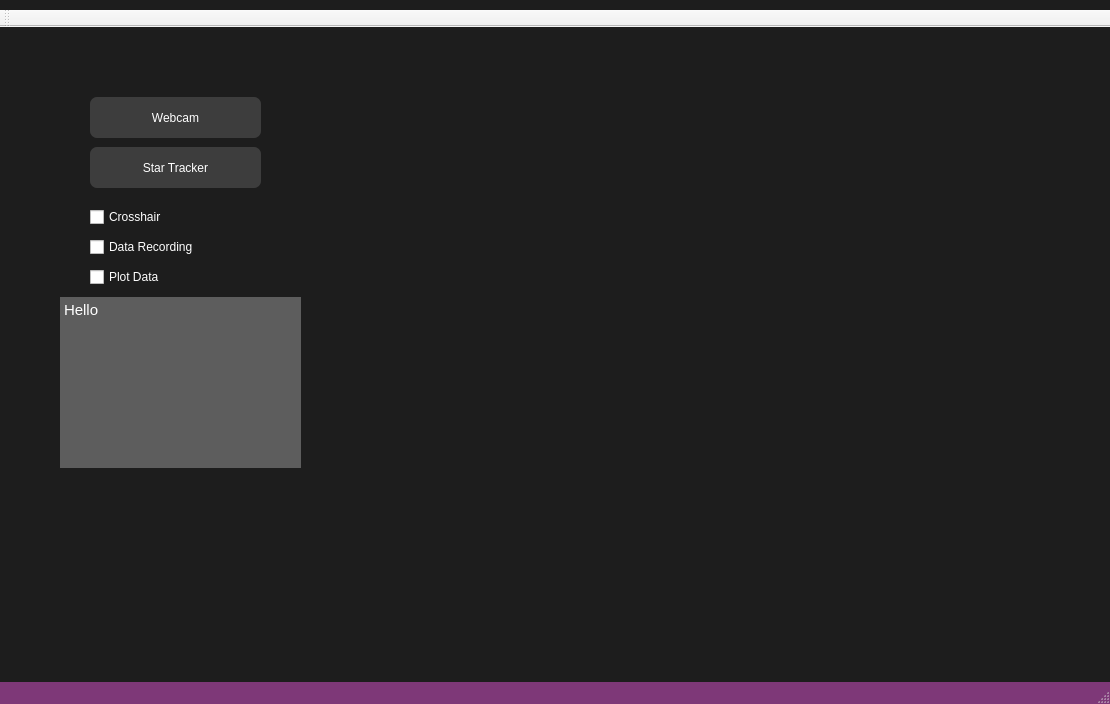
<?xml version="1.0" encoding="UTF-8"?>
<ui version="4.0">
 <class>MainWindow</class>
 <widget class="QMainWindow" name="MainWindow">
  <property name="geometry">
   <rect>
    <x>0</x>
    <y>0</y>
    <width>1110</width>
    <height>704</height>
   </rect>
  </property>
  <property name="font">
   <font>
    <weight>50</weight>
    <bold>false</bold>
   </font>
  </property>
  <property name="mouseTracking">
   <bool>false</bool>
  </property>
  <property name="windowTitle">
   <string extracomment="what is this">Webcam Stream</string>
  </property>
  <property name="styleSheet">
   <string notr="true">QMainWindow{
background-color:#1d1d1d;
}

QMenuBar{
background-color:#1d1d1d;
padding:5px;
	font: 12pt &quot;MS Shell Dlg 2&quot;;
}

QMenuBar::item{
background-color:#1d1d1d;
color:#fff;
padding:5px;

}

QMenu{
color:#fff;
padding:0;
}

QMenu::item:selected{
color:#fff;
background-color:#00aba9;
}

QTableWidget{
background-color:#3d3d3d;
color:#fff;
  selection-background-color: #da532c;
border:solid;
border-width:3px;
border-color:#da532c;
}
QHeaderView::section{
background-color:qlineargradient(spread:pad, x1:0, y1:0, x2:1, y2:0, stop:0 rgba(20, 158, 217, 255), stop:1 rgba(36, 158, 217, 255));
border:none;
border-top-style:solid;
border-width:1px;
border-top-color:qlineargradient(spread:pad, x1:0, y1:0, x2:1, y2:0, stop:0 rgba(20, 158, 217, 255), stop:1 rgba(36, 158, 217, 255));
color:#fff;

}
QHeaderView{
background-color:qlineargradient(spread:pad, x1:0, y1:0, x2:1, y2:0, stop:0 rgba(20, 158, 217, 255), stop:1 rgba(36, 158, 217, 255));

border:none;
border-top-style:solid;
border-width:1px;
border-top-color:#149ED9;
color:#fff;
	font: 75 12pt &quot;Calibri&quot;;
}

QTableCornerButton::section{
border:none;
background-color:#149ED9;
}

QListWidget{
background-color:#3d3d3d;
color:#fff;
}

QMenu{
background-color:#3d3d3d;
}
QStatusBar{
background-color:#7e3878;
color:#fff;
}

QPushButton{
border-style:solid;

background-color:#3d3d3d;
color:#fff;
border-radius:7px;
}

QTextBrowser{
border-style:solid;

background-color:#5d5d5d;
color:#fff;
}

QPushButton:hover{
color:#ccc;
	background-color: qlineargradient(spread:pad, x1:0.517, y1:0, x2:0.517, y2:1, stop:0 rgba(45, 45, 45, 255), stop:0.505682 rgba(45, 45, 45, 255), stop:1 rgba(29, 29, 29, 255));
	border-color:#2d89ef;
border-width:2px;
}

QPushButton:pressed{
background-color: qlineargradient(spread:pad, x1:0.517, y1:0, x2:0.517, y2:1, stop:0 rgba(29, 29, 29, 255), stop:0.505682 rgba(45, 45, 45, 255), stop:1 rgba(29, 29, 29, 255));
}


QTabWidget::tab{
background-color:#3d3d3d;
}

QLineEdit{
border-radius:0;
}

QProgressBar{
border-radius:0;
text-align:center;
color:#fff;
background-color:transparent;
border: 2px solid #e3a21a;
border-radius:7px;
	font: 75 12pt &quot;Open Sans&quot;;

}

QProgressBar::chunk{
background-color:#2d89ef;
width:20px;
}</string>
  </property>
  <widget class="QWidget" name="centralWidget">
   <widget class="QPushButton" name="pushButton_Apriltags">
    <property name="geometry">
     <rect>
      <x>90</x>
      <y>120</y>
      <width>171</width>
      <height>41</height>
     </rect>
    </property>
    <property name="text">
     <string>Star Tracker</string>
    </property>
   </widget>
   <widget class="QLabel" name="label">
    <property name="geometry">
     <rect>
      <x>330</x>
      <y>120</y>
      <width>561</width>
      <height>471</height>
     </rect>
    </property>
    <property name="text">
     <string/>
    </property>
   </widget>
   <widget class="QTextBrowser" name="textBrowser">
    <property name="geometry">
     <rect>
      <x>60</x>
      <y>270</y>
      <width>241</width>
      <height>171</height>
     </rect>
    </property>
    <property name="styleSheet">
     <string notr="true">font: 11pt &quot;Liberation Sans Narrow&quot;;</string>
    </property>
    <property name="html">
     <string>&lt;!DOCTYPE HTML PUBLIC &quot;-//W3C//DTD HTML 4.0//EN&quot; &quot;http://www.w3.org/TR/REC-html40/strict.dtd&quot;&gt;
&lt;html&gt;&lt;head&gt;&lt;meta name=&quot;qrichtext&quot; content=&quot;1&quot; /&gt;&lt;style type=&quot;text/css&quot;&gt;
p, li { white-space: pre-wrap; }
&lt;/style&gt;&lt;/head&gt;&lt;body style=&quot; font-family:'Liberation Sans Narrow'; font-size:11pt; font-weight:400; font-style:normal;&quot;&gt;
&lt;p style=&quot; margin-top:0px; margin-bottom:0px; margin-left:0px; margin-right:0px; -qt-block-indent:0; text-indent:0px;&quot;&gt;&lt;span style=&quot; font-family:'Ubuntu';&quot;&gt;Hello&lt;/span&gt;&lt;/p&gt;&lt;/body&gt;&lt;/html&gt;</string>
    </property>
   </widget>
   <widget class="QPushButton" name="pushButton_Webcam">
    <property name="geometry">
     <rect>
      <x>90</x>
      <y>70</y>
      <width>171</width>
      <height>41</height>
     </rect>
    </property>
    <property name="text">
     <string>Webcam</string>
    </property>
   </widget>
   <widget class="QCheckBox" name="checkBox_crosshair">
    <property name="geometry">
     <rect>
      <x>90</x>
      <y>180</y>
      <width>85</width>
      <height>20</height>
     </rect>
    </property>
    <property name="styleSheet">
     <string notr="true">color: rgb(255, 255, 255);</string>
    </property>
    <property name="text">
     <string>Crosshair</string>
    </property>
   </widget>
   <widget class="QCheckBox" name="checkBox_data">
    <property name="geometry">
     <rect>
      <x>90</x>
      <y>210</y>
      <width>121</width>
      <height>20</height>
     </rect>
    </property>
    <property name="styleSheet">
     <string notr="true">color: rgb(255, 255, 255);</string>
    </property>
    <property name="text">
     <string>Data Recording</string>
    </property>
   </widget>
   <widget class="QCustomPlot" name="plot" native="true">
    <property name="geometry">
     <rect>
      <x>40</x>
      <y>450</y>
      <width>281</width>
      <height>161</height>
     </rect>
    </property>
   </widget>
   <widget class="QCheckBox" name="checkBox_plot">
    <property name="geometry">
     <rect>
      <x>90</x>
      <y>240</y>
      <width>85</width>
      <height>20</height>
     </rect>
    </property>
    <property name="styleSheet">
     <string notr="true">color: rgb(255, 255, 255);</string>
    </property>
    <property name="text">
     <string>Plot Data</string>
    </property>
   </widget>
  </widget>
  <widget class="QMenuBar" name="menuBar">
   <property name="geometry">
    <rect>
     <x>0</x>
     <y>0</y>
     <width>1110</width>
     <height>39</height>
    </rect>
   </property>
  </widget>
  <widget class="QToolBar" name="mainToolBar">
   <attribute name="toolBarArea">
    <enum>TopToolBarArea</enum>
   </attribute>
   <attribute name="toolBarBreak">
    <bool>false</bool>
   </attribute>
  </widget>
  <widget class="QStatusBar" name="statusBar"/>
 </widget>
 <layoutdefault spacing="6" margin="11"/>
 <customwidgets>
  <customwidget>
   <class>QCustomPlot</class>
   <extends>QWidget</extends>
   <header>qcustomplot.h</header>
   <container>1</container>
  </customwidget>
 </customwidgets>
 <resources/>
 <connections/>
</ui>
